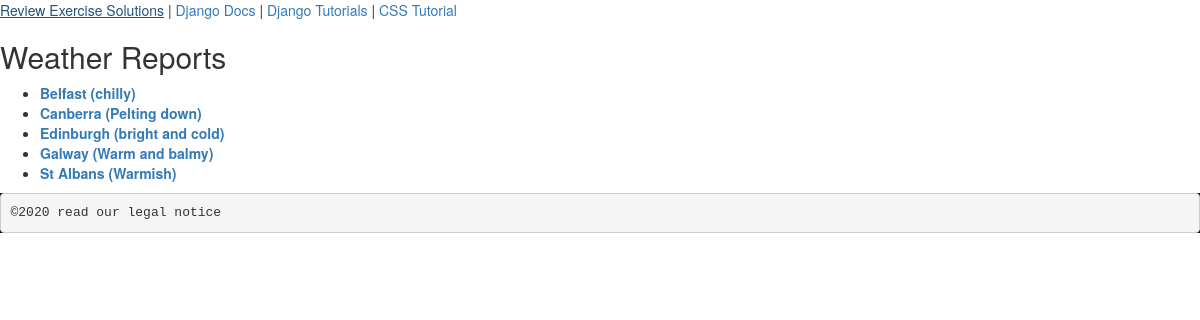
/polls/weather/, run on the app's committed database.
### polls/models.py (models this page shows, shortened)
class Weather(models.Model):
    city = models.CharField(max_length=200)
    country = models.CharField(max_length=200)
    description = models.CharField(max_length=200)
    temperature = models.FloatField(default=22)
    wind_speed = models.FloatField(default=0)
    wind_direction = models.IntegerField(default=0)

### polls/views.py (the view)
# urls.py: path('weather/', views.weather, name='weather'),
def weather(request):
    weather_list = Weather.objects.order_by('city')
    context = {'weather_list': weather_list}
    return render(request, 'polls/weather.html', context)

### polls/templates/polls/weather.html
{% extends 'polls/base.html' %}
{% block content_block %}
<h2>Weather Reports</h2>
{% if weather_list %}
<ul>
    {% for weather in weather_list %}
    <li><a href="{% url 'polls:weather_form' weather.id %}">
            <span class='city'>{{ weather.city }} </span>
            <span class='desc'>({{weather.description}}) </span>
        </a></li>
    {% endfor %}
</ul>
{% else %}
<h3 class='highlight'>There are no weather reports yet</h3>
{% endif  %}
{% endblock %}

### polls/static/polls/styles.css (style rules this page uses)
.city { font-weight:bolder; }
.desc, .speed { font-weight: bold; }

### data on the page
Weather: city "Belfast", description "chilly"
Weather: city "Canberra", description "Pelting down"
Weather: city "Edinburgh", description "bright and cold"
Weather: city "Galway", description "Warm and balmy"
Weather: city "St Albans", description "Warmish"
